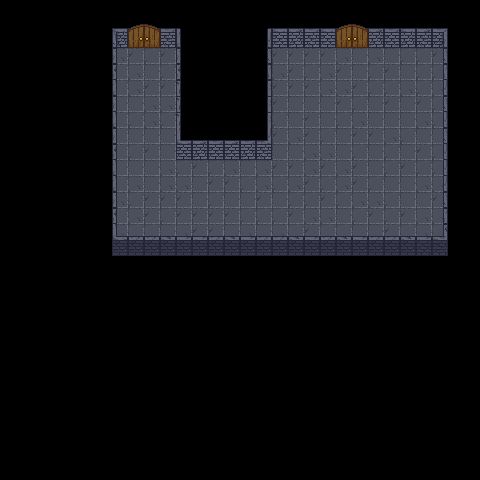

A 2D game scene composited from a Tiled map and its tileset images. What follows is a short description and the map's XML, with every tile layer's data as written:
An orthogonal 30x30 tile map with 16x16 px tiles, 3 tile layers (Tile Layer 2, Tile Layer 1, Tile Layer 3), 3 tilesets.

<map version="1.10" tiledversion="1.10.2" orientation="orthogonal" renderorder="right-down" width="30" height="30" tilewidth="16" tileheight="16" infinite="0" nextlayerid="4" nextobjectid="1">
 <tileset firstgid="1" source="Walls.tsx" />
 <tileset firstgid="118" source="Floor.tsx" />
 <tileset firstgid="122" source="DoubleDoor.tsx" />
 <layer id="2" name="Tile Layer 2" width="30" height="30">
  <data encoding="csv">
0,0,0,0,0,0,0,0,0,0,0,0,0,0,0,0,0,0,0,0,0,0,0,0,0,0,0,0,0,0,
0,0,0,0,0,0,0,0,0,0,0,0,0,0,0,0,0,0,0,0,0,0,0,0,0,0,0,0,0,0,
0,0,0,0,0,0,0,0,0,0,0,0,0,0,0,0,0,0,0,0,0,0,0,0,0,0,0,0,0,0,
0,0,0,0,0,0,0,118,0,0,0,0,0,0,0,0,0,0,0,0,0,0,0,0,0,0,0,121,0,0,
0,0,0,0,0,0,0,121,0,0,0,0,0,0,0,0,0,0,0,0,0,0,0,0,0,0,0,120,0,0,
0,0,0,0,0,0,0,120,0,0,0,0,0,0,0,0,0,0,0,0,0,0,0,0,0,0,0,118,0,0,
0,0,0,0,0,0,0,119,0,0,0,0,0,0,0,0,0,0,0,0,0,0,0,0,0,0,0,120,0,0,
0,0,0,0,0,0,0,121,0,0,0,0,0,0,0,0,0,0,0,0,0,0,0,0,0,0,120,120,0,0,
0,0,0,0,0,0,0,121,0,0,0,0,0,0,0,0,0,0,0,0,0,0,0,0,0,0,121,119,0,0,
0,0,0,0,0,0,0,121,0,0,0,0,0,0,0,0,0,0,0,0,0,0,0,0,0,0,121,120,0,0,
0,0,0,0,0,0,0,119,0,0,0,0,0,0,0,0,0,0,0,0,0,0,0,0,0,0,0,120,0,0,
0,0,0,0,0,0,0,120,0,0,0,0,0,0,0,0,0,0,0,0,0,0,0,0,0,0,0,118,0,0,
0,0,0,0,0,0,0,118,0,0,0,0,0,0,0,0,0,0,0,0,0,0,0,0,0,0,0,121,0,0,
0,0,0,0,0,0,0,120,0,0,0,0,0,0,0,0,0,0,0,0,0,0,0,0,0,0,0,118,0,0,
0,0,0,0,0,0,0,118,120,120,119,118,121,121,119,118,119,118,120,121,120,120,119,119,121,120,118,120,0,0,
0,0,0,0,0,0,0,0,0,0,0,0,0,0,0,0,0,0,0,0,0,0,0,0,0,0,0,0,0,0,
0,0,0,0,0,0,0,0,0,0,0,0,0,0,0,0,0,0,0,0,0,0,0,0,0,0,0,0,0,0,
0,0,0,0,0,0,0,0,0,0,0,0,0,0,0,0,0,0,0,0,0,0,0,0,0,0,0,0,0,0,
0,0,0,0,0,0,0,0,0,0,0,0,0,0,0,0,0,0,0,0,0,0,0,0,0,0,0,0,0,0,
0,0,0,0,0,0,0,0,0,0,0,0,0,0,0,0,0,0,0,0,0,0,0,0,0,0,0,0,0,0,
0,0,0,0,0,0,0,0,0,0,0,0,0,0,0,0,0,0,0,0,0,0,0,0,0,0,0,0,0,0,
0,0,0,0,0,0,0,0,0,0,0,0,0,0,0,0,0,0,0,0,0,0,0,0,0,0,0,0,0,0,
0,0,0,0,0,0,0,0,0,0,0,0,0,0,0,0,0,0,0,0,0,0,0,0,0,0,0,0,0,0,
0,0,0,0,0,0,0,0,0,0,0,0,0,0,0,0,0,0,0,0,0,0,0,0,0,0,0,0,0,0,
0,0,0,0,0,0,0,0,0,0,0,0,0,0,0,0,0,0,0,0,0,0,0,0,0,0,0,0,0,0,
0,0,0,0,0,0,0,0,0,0,0,0,0,0,0,0,0,0,0,0,0,0,0,0,0,0,0,0,0,0,
0,0,0,0,0,0,0,0,0,0,0,0,0,0,0,0,0,0,0,0,0,0,0,0,0,0,0,0,0,0,
0,0,0,0,0,0,0,0,0,0,0,0,0,0,0,0,0,0,0,0,0,0,0,0,0,0,0,0,0,0,
0,0,0,0,0,0,0,0,0,0,0,0,0,0,0,0,0,0,0,0,0,0,0,0,0,0,0,0,0,0,
0,0,0,0,0,0,0,0,0,0,0,0,0,0,0,0,0,0,0,0,0,0,0,0,0,0,0,0,0,0
</data>
 </layer>
 <layer id="1" name="Tile Layer 1" width="30" height="30">
  <data encoding="csv">
0,0,0,0,0,0,0,0,0,0,0,0,0,0,0,0,0,0,0,0,0,0,0,0,0,0,0,0,0,0,
0,0,0,0,0,0,0,5,6,7,7,8,0,0,0,0,1,5,6,7,5,6,5,6,7,5,6,7,0,0,
0,0,0,0,0,0,0,79,14,15,16,17,0,0,0,0,10,14,15,16,14,15,14,15,14,15,16,78,0,0,
0,0,0,0,0,0,0,26,121,120,121,26,0,0,0,0,19,121,121,121,121,118,119,118,119,120,120,19,0,0,
0,0,0,0,0,0,0,35,118,119,120,35,0,0,0,0,28,118,121,120,118,121,119,120,121,119,120,28,0,0,
0,0,0,0,0,0,0,17,118,121,121,44,0,0,0,0,37,121,121,121,118,118,121,120,120,118,120,10,0,0,
0,0,0,0,0,0,0,26,119,118,118,44,0,0,0,0,37,121,119,119,119,121,120,119,121,119,121,19,0,0,
0,0,0,0,0,0,0,17,120,118,120,44,0,0,0,0,37,120,119,121,119,120,118,119,119,119,118,10,0,0,
0,0,0,0,0,0,0,26,119,119,119,67,6,7,6,7,66,121,118,121,120,119,121,121,118,120,119,19,0,0,
0,0,0,0,0,0,0,35,120,121,119,14,15,14,14,15,16,119,119,118,118,119,120,119,120,119,121,10,0,0,
0,0,0,0,0,0,0,17,119,119,118,120,121,120,118,119,118,121,121,118,121,118,121,119,120,121,120,10,0,0,
0,0,0,0,0,0,0,17,118,119,118,118,119,121,121,120,118,120,118,121,120,118,121,120,119,119,118,10,0,0,
0,0,0,0,0,0,0,26,120,121,121,121,119,120,119,119,121,119,120,120,121,120,118,118,120,119,119,19,0,0,
0,0,0,0,0,0,0,35,118,121,120,121,121,121,121,120,120,120,121,118,118,119,120,121,120,121,118,28,0,0,
0,0,0,0,0,0,0,67,41,41,42,43,43,41,42,43,41,41,42,43,41,42,43,41,41,42,43,65,0,0,
0,0,0,0,0,0,0,50,50,50,50,50,50,50,50,50,50,50,50,50,50,50,50,50,50,50,51,52,0,0,
0,0,0,0,0,0,0,0,0,0,0,0,0,0,0,0,0,0,0,0,0,0,0,0,0,0,0,0,0,0,
0,0,0,0,0,0,0,0,0,0,0,0,0,0,0,0,0,0,0,0,0,0,0,0,0,0,0,0,0,0,
0,0,0,0,0,0,0,0,0,0,0,0,0,0,0,0,0,0,0,0,0,0,0,0,0,0,0,0,0,0,
0,0,0,0,0,0,0,0,0,0,0,0,0,0,0,0,0,0,0,0,0,0,0,0,0,0,0,0,0,0,
0,0,0,0,0,0,0,0,0,0,0,0,0,0,0,0,0,0,0,0,0,0,0,0,0,0,0,0,0,0,
0,0,0,0,0,0,0,0,0,0,0,0,0,0,0,0,0,0,0,0,0,0,0,0,0,0,0,0,0,0,
0,0,0,0,0,0,0,0,0,0,0,0,0,0,0,0,0,0,0,0,0,0,0,0,0,0,0,0,0,0,
0,0,0,0,0,0,0,0,0,0,0,0,0,0,0,0,0,0,0,0,0,0,0,0,0,0,0,0,0,0,
0,0,0,0,0,0,0,0,0,0,0,0,0,0,0,0,0,0,0,0,0,0,0,0,0,0,0,0,0,0,
0,0,0,0,0,0,0,0,0,0,0,0,0,0,0,0,0,0,0,0,0,0,0,0,0,0,0,0,0,0,
0,0,0,0,0,0,0,0,0,0,0,0,0,0,0,0,0,0,0,0,0,0,0,0,0,0,0,0,0,0,
0,0,0,0,0,0,0,0,0,0,0,0,0,0,0,0,0,0,0,0,0,0,0,0,0,0,0,0,0,0,
0,0,0,0,0,0,0,0,0,0,0,0,0,0,0,0,0,0,0,0,0,0,0,0,0,0,0,0,0,0,
0,0,0,0,0,0,0,0,0,0,0,0,0,0,0,0,0,0,0,0,0,0,0,0,0,0,0,0,0,0
</data>
 </layer>
 <layer id="3" name="Tile Layer 3" width="30" height="30">
  <data encoding="csv">
0,0,0,0,0,0,0,0,0,0,0,0,0,0,0,0,0,0,0,0,0,0,0,0,0,0,0,0,0,0,
0,0,0,0,0,0,0,0,122,123,0,0,0,0,0,0,0,0,0,0,0,122,123,0,0,0,0,0,0,0,
0,0,0,0,0,0,0,0,126,127,0,0,0,0,0,0,0,0,0,0,0,126,127,0,0,0,0,0,0,0,
0,0,0,0,0,0,0,0,0,0,0,0,0,0,0,0,0,0,0,0,0,0,0,0,0,0,0,0,0,0,
0,0,0,0,0,0,0,0,0,0,0,0,0,0,0,0,0,0,0,0,0,0,0,0,0,0,0,0,0,0,
0,0,0,0,0,0,0,0,0,0,0,0,0,0,0,0,0,0,0,0,0,0,0,0,0,0,0,0,0,0,
0,0,0,0,0,0,0,0,0,0,0,0,0,0,0,0,0,0,0,0,0,0,0,0,0,0,0,0,0,0,
0,0,0,0,0,0,0,0,0,0,0,0,0,0,0,0,0,0,0,0,0,0,0,0,0,0,0,0,0,0,
0,0,0,0,0,0,0,0,0,0,0,0,0,0,0,0,0,0,0,0,0,0,0,0,0,0,0,0,0,0,
0,0,0,0,0,0,0,0,0,0,0,0,0,0,0,0,0,0,0,0,0,0,0,0,0,0,0,0,0,0,
0,0,0,0,0,0,0,0,0,0,0,0,0,0,0,0,0,0,0,0,0,0,0,0,0,0,0,0,0,0,
0,0,0,0,0,0,0,0,0,0,0,0,0,0,0,0,0,0,0,0,0,0,0,0,0,0,0,0,0,0,
0,0,0,0,0,0,0,0,0,0,0,0,0,0,0,0,0,0,0,0,0,0,0,0,0,0,0,0,0,0,
0,0,0,0,0,0,0,0,0,0,0,0,0,0,0,0,0,0,0,0,0,0,0,0,0,0,0,0,0,0,
0,0,0,0,0,0,0,0,0,0,0,0,0,0,0,0,0,0,0,0,0,0,0,0,0,0,0,0,0,0,
0,0,0,0,0,0,0,0,0,0,0,0,0,0,0,0,0,0,0,0,0,0,0,0,0,0,0,0,0,0,
0,0,0,0,0,0,0,0,0,0,0,0,0,0,0,0,0,0,0,0,0,0,0,0,0,0,0,0,0,0,
0,0,0,0,0,0,0,0,0,0,0,0,0,0,0,0,0,0,0,0,0,0,0,0,0,0,0,0,0,0,
0,0,0,0,0,0,0,0,0,0,0,0,0,0,0,0,0,0,0,0,0,0,0,0,0,0,0,0,0,0,
0,0,0,0,0,0,0,0,0,0,0,0,0,0,0,0,0,0,0,0,0,0,0,0,0,0,0,0,0,0,
0,0,0,0,0,0,0,0,0,0,0,0,0,0,0,0,0,0,0,0,0,0,0,0,0,0,0,0,0,0,
0,0,0,0,0,0,0,0,0,0,0,0,0,0,0,0,0,0,0,0,0,0,0,0,0,0,0,0,0,0,
0,0,0,0,0,0,0,0,0,0,0,0,0,0,0,0,0,0,0,0,0,0,0,0,0,0,0,0,0,0,
0,0,0,0,0,0,0,0,0,0,0,0,0,0,0,0,0,0,0,0,0,0,0,0,0,0,0,0,0,0,
0,0,0,0,0,0,0,0,0,0,0,0,0,0,0,0,0,0,0,0,0,0,0,0,0,0,0,0,0,0,
0,0,0,0,0,0,0,0,0,0,0,0,0,0,0,0,0,0,0,0,0,0,0,0,0,0,0,0,0,0,
0,0,0,0,0,0,0,0,0,0,0,0,0,0,0,0,0,0,0,0,0,0,0,0,0,0,0,0,0,0,
0,0,0,0,0,0,0,0,0,0,0,0,0,0,0,0,0,0,0,0,0,0,0,0,0,0,0,0,0,0,
0,0,0,0,0,0,0,0,0,0,0,0,0,0,0,0,0,0,0,0,0,0,0,0,0,0,0,0,0,0,
0,0,0,0,0,0,0,0,0,0,0,0,0,0,0,0,0,0,0,0,0,0,0,0,0,0,0,0,0,0
</data>
 </layer>
</map>
